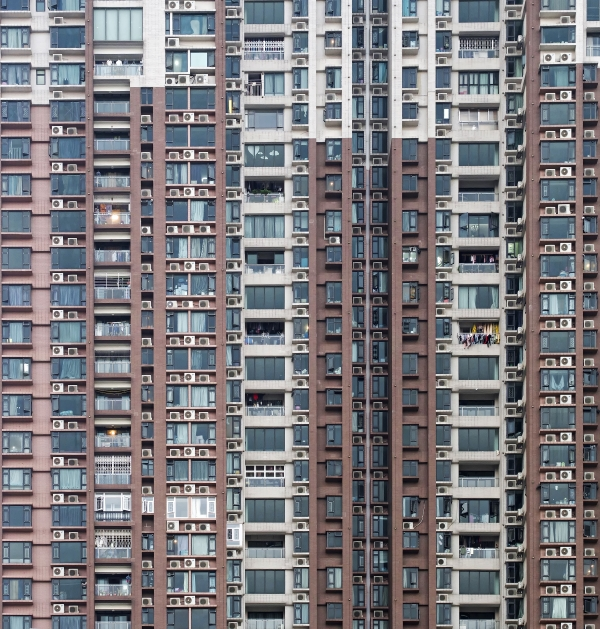
#> input picture 28_maxpool_operation/data/skyscraper.jpg, 600 x 629 px, given in place of cows.jpg, which was not available
$ jupyter execute --allow-errors welcome_to_python_SOLUTION.ipynb   (text cells are left out)
#> lines starting #> are read from the running program, lines starting #| are printed output that depends on the picture; pictures that were not available may be replaced by others from this repository, and a replacement may not be noted
[cell 1]
for i in range(-100,+71):
    if i % 7 == 0:
        print(i, end=" ")

[cell 2]
def check_prime(n):
    if n==1:
        return False

    for i in range(2,n):
        if n % i == 0:
            return False

    return True

for n in range(1,16):
    if check_prime(n):
        print(n, "is prime")
    else:
        print(n, "is not prime")

[cell 3]
print("Grid width?")
w = int(input())
#> the answer given: 3
print("Grid height?")
#> (the rest of this cell did not finish here and is left out)

[cell 4]
grid_width = 5
grid_height = 15
for i in range(0,grid_height):
    for j in range(0,grid_width):
        if i<grid_height/2:
            if j<grid_width/2:
                n = 1
            else:
                n = 2
        else:
            if j<grid_width/2:
                n = 3
            else:
                n = 4

        if j==grid_width/2 or i==grid_height/2:
            n = "*"
        print(n, end=" ")
    print()

#> (a cell that did not finish here is left out)

[cell 6]
grid_width = 5
grid_height = 15
for i in range(0,grid_height):
    for j in range(0,grid_width):
        if i<grid_height/2:
            if j<grid_width/2:
                n = 1
            else:
                n = 2
        else:
            if j<grid_width/2:
                n = 3
            else:
                n = 4

        if j==int(grid_width/2) or i==int(grid_height/2):
            n = "*"
        print(n, end=" ")
    print()

[cell 7]
import numpy as np

l = [[1,2], [3,4], [5,6]]
M = np.array( l )
print(M)
print(type(M))
print("Matrix M has shape", M.shape)

[cell 8]
N = M.reshape(-1)
print(N)
print("Matrix N has shape", N.shape)

[cell 9]
import numpy as np
import matplotlib.pyplot as plt

x = np.arange(-10,15, 0.1)
sin_values = np.sin(x)
cos_values = np.cos(x)

plt.plot(x,sin_values, "red", label="sine")
plt.plot(x,cos_values, "green", label="cosine")
plt.title("Here is the graph of the sine and cosine function")
plt.legend()
plt.show()
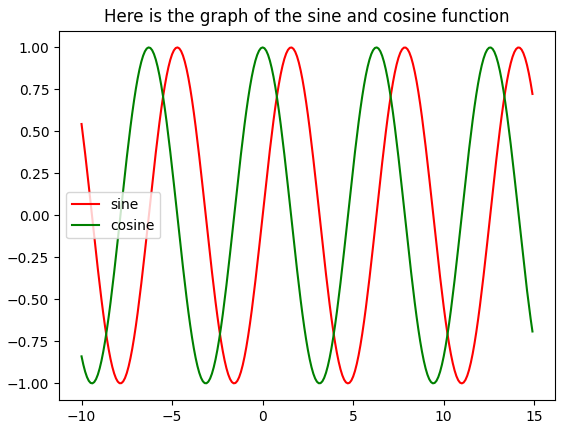
#> figure drawn by matplotlib, 1 panel; curve peaks at x = -4.7, y = 1; curve peaks at x = -3.55e-14, y = 1

[cell 10]
class RandomSurface:

    def __init__(self, width, height, nr_random_blocks):

#> called with width = 5, height = 20, nr_random_blocks = 10
        self.width = width
        self.height = height
        self.M = np.zeros( (height, width), dtype=float )

        for block_nr in range(0,nr_random_blocks):
            rnd_x = np.random.randint(0,width)
            rnd_y = np.random.randint(0,height)
            rnd_side_len = np.random.randint(3,10)
            self.add_random_block(rnd_x,rnd_y,rnd_side_len)


    def add_random_block(self, x,y,len):

        rnd_offset = np.random.uniform(-0.1,+0.1)
        for dy in range(0,len):
            for dx in range(0,len):
                if x+dx<self.width and y+dy<self.height:
                    self.M[y+dy][x+dx] += rnd_offset

S1 = RandomSurface(5,20, 10)
print(S1.M)

[cell 11]
import numpy as np
import matplotlib.pyplot as plt

# for 3D plotting needed!
from mpl_toolkits import mplot3d

S2 = RandomSurface(10,10, 200)

X,Y = np.meshgrid(np.arange(0,10), np.arange(0,10))
Z = np.asarray(S2.M)

fig = plt.figure()
ax = fig.add_subplot(111, projection="3d")
ax.plot_surface(X, Y, Z, cmap="autumn_r")
#ax.plot_surface(X, Y, Z)
#ax.plot_wireframe(X, Y, Z, color='black')
plt.show()
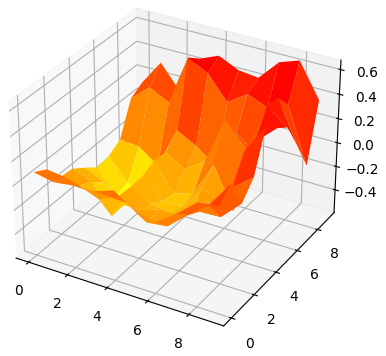
#> figure drawn by matplotlib, 1 panel

[cell 12]
import cv2
import matplotlib.pyplot as plt
img = cv2.imread("cows.jpg")
#> img is the input picture: shape (629, 600, 3); mean B, G, R 126.6, 122.4, 124.4
img = cv2.cvtColor(img, cv2.COLOR_BGR2RGB)
plt.imshow(img)
plt.show()

[cell 13]
import cv2
import matplotlib.pyplot as plt
img = cv2.imread("cows.jpg")
img = cv2.cvtColor(img, cv2.COLOR_BGR2GRAY)
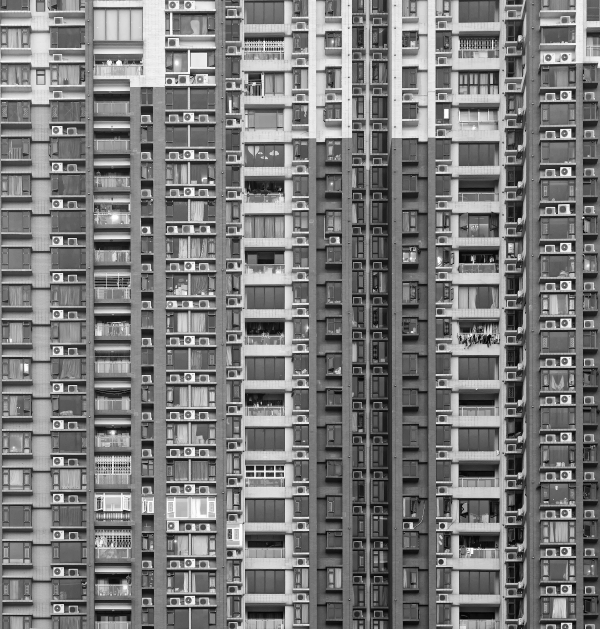
#> img: shape (629, 600); min 3, max 255, mean 123.5
plt.imshow(img, cmap="gray")
plt.show()
